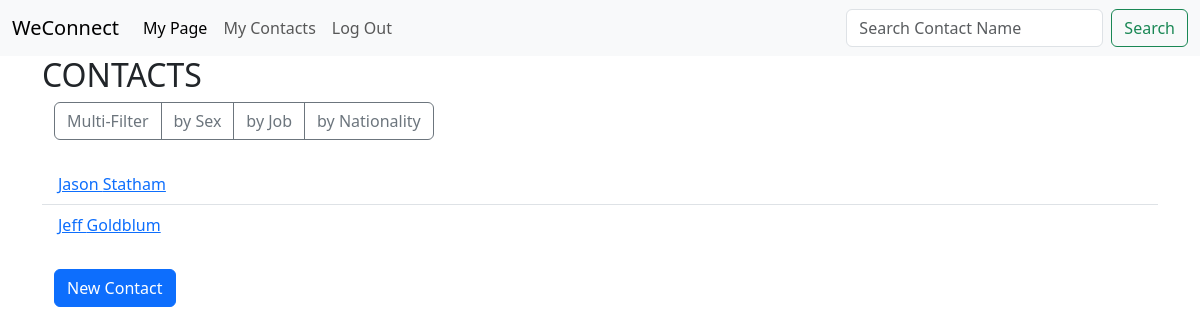
The page /contacts/search (signed in) on the database its author committed.
### contacts/models.py (models this page shows, shortened)
class Contact(models.Model):
    first_name = models.TextField(max_length=200, default="")
    last_name = models.TextField(max_length=200, default="")
    SEX_CHOICES = (
        ("M", "Male"),
        ("F", "Female")
    )
    sex = models.CharField(
        max_length=1,
        choices=SEX_CHOICES)
    nationality = models.TextField(max_length=200, default="")
    email = models.TextField(max_length=500, default="")
    job = models.TextField(max_length=200, default="")
    experience = models.IntegerField(default=0)
    birthday = models.DateField(null=True)
    bio = models.TextField(
        default='TBA',
        max_length=2000
    )
    user = models.ForeignKey(
        User,
        on_delete=models.CASCADE,
        null=True
    )

### contacts/views.py (the view)
# urls.py: path('search', views.getActors, name='search'),
def getActors(request):
    contacts = Contact.objects.filter(job = "Actor").values()
    template_name = 'contacts/webpages/all_contacts.html'
    context = {
        'all_contacts': contacts,
    }
    return render(request, template_name, context)

### contacts/templates/contacts/webpages/all_contacts.html (shortened to what this page needs)
{% extends 'contacts/webpages/base.html' %}
{% block body %}
  <h2>CONTACTS</h2>
  <div class = "container">
    <div class="btn-group" role = "group">
      <a class="btn btn-outline-secondary" href="{% url 'contacts:filter' %}">Multi-Filter</a>
      <button id="openSexForm" class="btn btn-outline-secondary" onclick="open_button1()">by Sex</button>
      <button id="openJobForm" class="btn btn-outline-secondary" onclick="open_button2()">by Job</button>
      <button id="openNatForm" class="btn btn-outline-secondary" onclick="open_button3()">by Nationality</button>
    </div>
  </div>
  <br>
  {% if all_contacts %}
    <ul class="list-group list-group-flush">
      {% for contact in all_contacts %}
        <li class="list-group-item">
          <a href="{% url 'contacts:view_contact' contact.id %}"> {{contact.first_name}} {{contact.last_name}} </a>
        </li>
      {% endfor %}
    </ul>
  {% else %}
    <br>
    <br>
    <p>No contacts</p>
    <br>
    <br>
  {% endif %}
  <br>
  <div class="container">
    <a class="btn btn-primary" href="{% url 'contacts:new_contact' %}">New Contact</a>
  </div>
{% endblock %}

### rows shown on the page
Contact: first_name "Jason", last_name "Statham"
Contact: first_name "Jeff", last_name "Goldblum"
